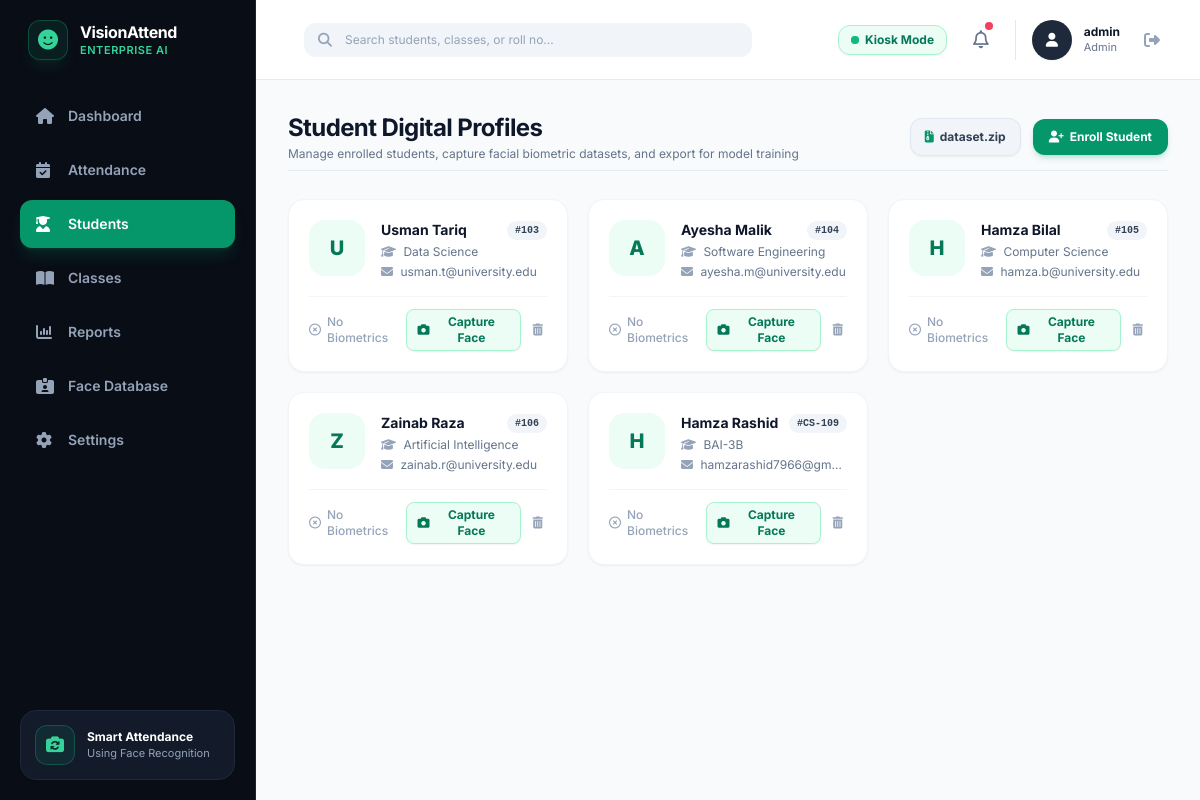
The app's page /students (signed in), older data.
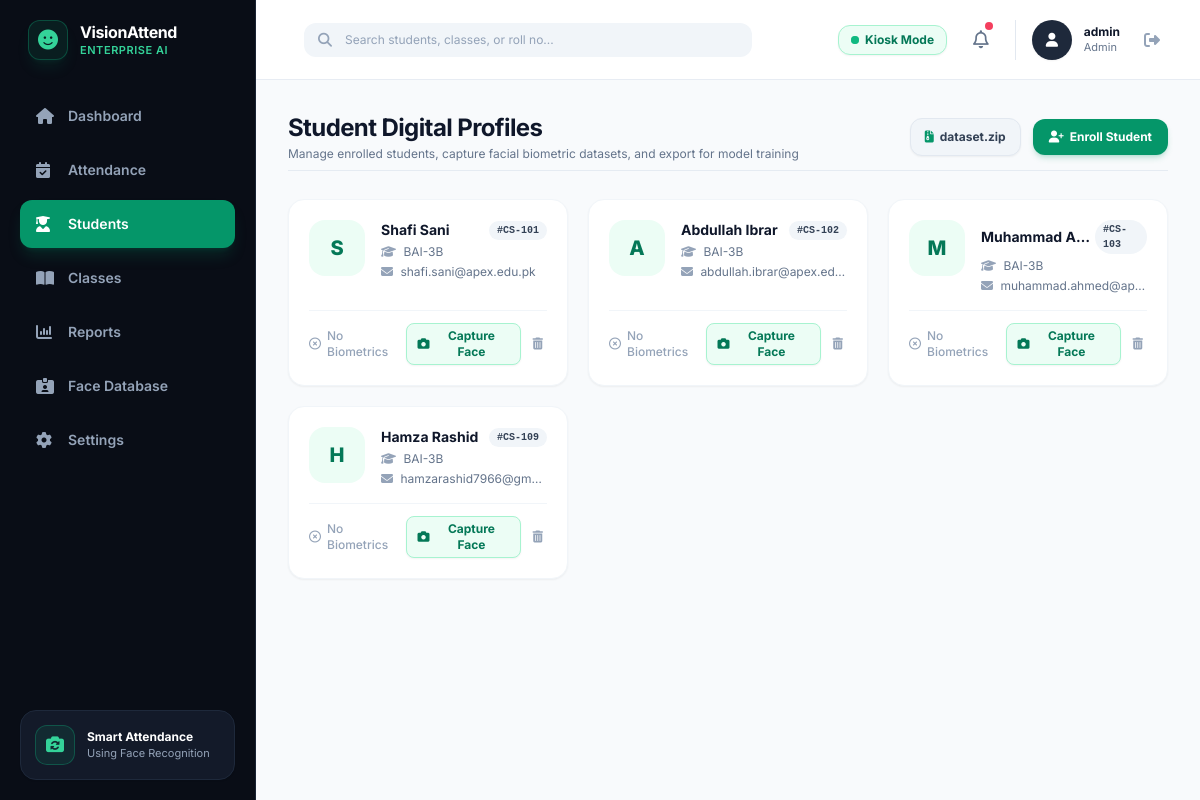
The same page, newer data.
### src/database.py (models this page shows, shortened)
class Student(db.Model):
    __tablename__ = 'students'
    id = db.Column(db.Integer, primary_key=True)
    student_id = db.Column(db.String(50), unique=True, nullable=False, index=True)  # e.g., "CS-001"
    name = db.Column(db.String(100), nullable=False)                                # e.g., "Ali Raza"
    department = db.Column(db.String(100), default="BCS - 1A")                      # Class / Department code
    email = db.Column(db.String(120), nullable=True)
    sample_image = db.Column(db.String(255), nullable=True)
    created_at = db.Column(db.DateTime, default=datetime.utcnow)
    attendances = db.relationship('Attendance', backref='student', lazy=True, cascade="all, delete-orphan")

### app.py (the view, shortened to what this page needs)
@app.route('/students')
@admin_required
def students():
    q = request.args.get('q', '').strip()
    if q:
        all_students = Student.query.filter(
            (Student.name.ilike(f"%{q}%")) |
            (Student.student_id.ilike(f"%{q}%")) |
            (Student.department.ilike(f"%{q}%"))
        ).order_by(Student.student_id.asc()).all()
    else:
        all_students = Student.query.order_by(Student.student_id.asc()).all()
    all_classes = AcademicClass.query.order_by(AcademicClass.class_code.asc()).all()
    dataset_counts = {}
    return render_template('students.html', active_page='students', students=all_students, classes=all_classes, dataset_counts=dataset_counts, search_query=q)

### app.py (called while the page is built)
def admin_required(f):
    @wraps(f)
    def decorated_function(*args, **kwargs):
        if 'user_id' not in session:
            return redirect(url_for('login'))
        if session.get('role') != 'admin':
            flash("Unauthorized: Administrator permissions required.", "error")
            return redirect(url_for('student_dashboard'))
        return f(*args, **kwargs)
    return decorated_function

### templates/students.html (shortened to what the changed rows need)
{% extends "base.html" %}
{% block content %}
<div class="space-y-7">
    <div class="flex flex-col sm:flex-row items-start sm:items-center justify-between gap-4 pb-2 border-b border-slate-200/80">
        <div>
            <h1 class="text-xl sm:text-2xl font-bold text-slate-900 tracking-tight">Student Digital Profiles</h1>
        </div>
    </div>
    <div class="grid grid-cols-1 md:grid-cols-2 lg:grid-cols-3 gap-5">
        {% for student in students %}
        {% set sample_count = dataset_counts.get(student.student_id, 0) %}
        <div class="bg-white rounded-2xl p-5 border border-slate-100 shadow-sm flex flex-col justify-between hover:shadow-md transition-all">
            <div class="flex items-start space-x-4">
                <div class="h-14 w-14 rounded-2xl bg-emerald-50 text-emerald-700 flex items-center justify-center text-xl font-extrabold flex-shrink-0">
                    {{ student.name[0] }}
                </div>
                <div class="space-y-1 min-w-0 flex-1">
                    <div class="flex items-center justify-between">
                        <h3 class="text-sm font-bold text-slate-900 truncate">{{ student.name }}</h3>
                        <span class="px-2 py-0.5 rounded-full text-[10px] font-mono font-bold bg-slate-100 text-slate-700">#{{ student.student_id }}</span>
                    </div>
                    <p class="text-xs text-slate-500"><i class="fa-solid fa-graduation-cap text-slate-400 mr-1"></i> {{ student.department }}</p>
                    <p class="text-xs text-slate-500 truncate"><i class="fa-solid fa-envelope text-slate-400 mr-1"></i> {{ student.email or 'No email listed' }}</p>
                </div>
            </div>
            <div class="mt-4 pt-3 border-t border-slate-100 flex items-center justify-between text-xs">
                {% if sample_count >= 100 %}
                <span class="text-emerald-600 font-bold flex items-center gap-1.5" id="statusBadge-{{ student.student_id }}">
                    <i class="fa-solid fa-circle-check"></i> {{ sample_count }} Samples Ready
                </span>
                {% elif sample_count > 0 %}
                <span class="text-amber-600 font-bold flex items-center gap-1.5" id="statusBadge-{{ student.student_id }}">
                    <i class="fa-solid fa-triangle-exclamation"></i> {{ sample_count }}/100 Incomplete
                </span>
                {% else %}
                <span class="text-slate-400 font-medium flex items-center gap-1.5" id="statusBadge-{{ student.student_id }}">
                    <i class="fa-regular fa-circle-xmark"></i> No Biometrics
                </span>
                {% endif %}
                <div class="flex items-center space-x-2">
                    <button onclick="openCaptureModal('{{ student.student_id }}', '{{ student.name }}', {{ sample_count }})"
                            class="px-2.5 py-1 bg-emerald-50 hover:bg-emerald-100 text-emerald-700 border border-emerald-200 text-xs font-bold rounded-lg transition-all flex items-center gap-1 shadow-sm">
                        <i class="fa-solid fa-camera"></i>
                        <span>Capture Face</span>
                    </button>
                    <form method="POST" action="{{ url_for('delete_student', student_id=student.student_id) }}" onsubmit="return confirm('Delete this student profile?');">
                        <button type="submit" title="Delete Student" class="text-slate-400 hover:text-rose-600 p-1 rounded-lg hover:bg-rose-50 transition-colors">
                            <i class="fa-solid fa-trash-can"></i>
                        </button>
                    </form>
                </div>
            </div>
        </div>
        {% endfor %}
    </div>
</div>
{% endblock %}

Row changes from the older to the newer data that the page shows:
removed Student: name "U", name "Usman Tariq", student_id "103", department "Data Science", email "usman.t@university.edu"
removed Student: name "A", name "Ayesha Malik", student_id "104", department "Software Engineering", email "ayesha.m@university.edu"
removed Student: name "H", name "Hamza Bilal", student_id "105", department "Computer Science", email "hamza.b@university.edu"
removed Student: name "Z", name "Zainab Raza", student_id "106", department "Artificial Intelligence", email "zainab.r@university.edu"
added Student: name "S", name "Shafi Sani", student_id "CS-101", department "BAI-3B", email "shafi.sani@apex.edu.pk"
added Student: name "A", name "Abdullah Ibrar", student_id "CS-102", department "BAI-3B", email "abdullah.ibrar@apex.ed…"
added Student: name "M", name "Muhammad A…", student_id "CS-103", department "BAI-3B", email "muhammad.ahmed@ap…"
